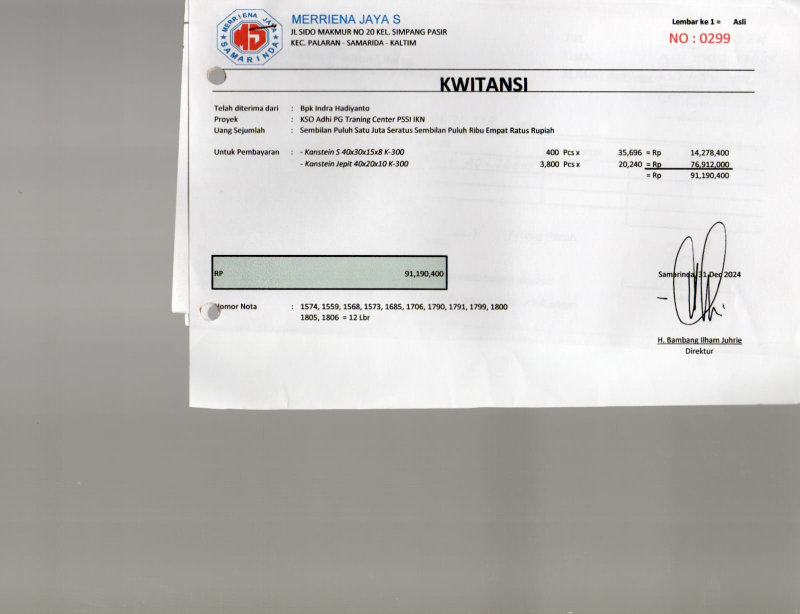
#> input picture data_uji/nota_52.jpeg, 1600 x 1227 px (shown at 1/2 size)
$ python diag_komponen2.py
#> lines starting #> are read from the running program, lines starting #| are printed output that depends on the picture; after the words box and inside, x2 and y2 are one past the last pixel; in counts of white or black regions, pixels touching at a corner belong together
### processing/deteksi_baris.py
from pathlib import Path
import sys
import csv

import cv2
import numpy as np


BASE = Path(__file__).resolve().parent
OUTPUT = BASE / "hasil_deteksi_baris"
OUTPUT.mkdir(exist_ok=True)


def baca_gambar(path):
    data = np.fromfile(str(path), dtype=np.uint8)
    return cv2.imdecode(data, cv2.IMREAD_COLOR)
#> returned value is the input picture: shape (1227, 1600, 3); mean B, G, R 186.9, 189.4, 190.9


def simpan(path, gambar):
    sukses, data = cv2.imencode(".png", gambar)
    if sukses:
        data.tofile(str(path))


# [181 lines left out: functions deteksi_baris, main, not called in this run]


# [2 lines that do not run on import are left out]

### tests/arsip/diag_komponen2.py
"""
Mencari semua komponen di sekitar jumlah 1 nota_52 (tanpa batas x),
untuk mengetahui di mana "3." sebenarnya berada.
"""

import sys
from pathlib import Path

BASE = Path(__file__).resolve().parent.parent
if str(BASE) not in sys.path:
    sys.path.insert(0, str(BASE))

import cv2
import numpy as np

from processing.deteksi_baris import baca_gambar, simpan

LAPORAN = []
def catat(t=""):
    LAPORAN.append(str(t))

gambar = baca_gambar(BASE / "data_uji" / "nota_52.jpeg")
tinggi_asli, lebar_asli = gambar.shape[:2]
#> tinggi_asli = 1227; lebar_asli = 1600
skala = 1400 / lebar_asli
#> skala = 0.875
kecil = cv2.resize(
    gambar, (1400, max(1, round(tinggi_asli * skala))),
    interpolation=cv2.INTER_AREA if skala < 1 else cv2.INTER_CUBIC,
)
abu = cv2.cvtColor(kecil, cv2.COLOR_BGR2GRAY)
abu = cv2.GaussianBlur(abu, (3, 3), 0)
biner = cv2.adaptiveThreshold(
    abu, 255, cv2.ADAPTIVE_THRESH_GAUSSIAN_C,
    cv2.THRESH_BINARY_INV, 31, 13
)
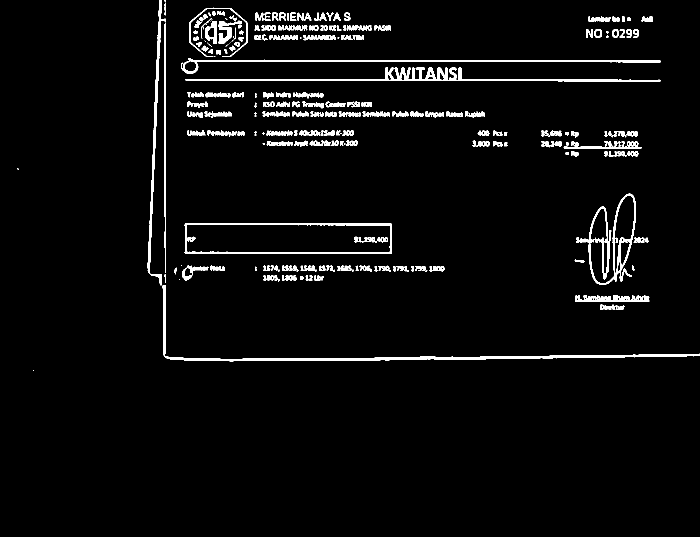
#> biner: shape (1074, 1400) (shown at 1/2 size); 3.7% white; 247 white regions (36 under 20 px), largest, box (x1, y1, x2, y2) and area: (325, 570, 1400, 723) 5889, (371, 135, 1322, 163) 5117, (369, 446, 784, 508) 3896

n, _, stats, _ = cv2.connectedComponentsWithStats(biner, connectivity=8)
#> n = 248; stats = 248 rows, first 6: [0, 0, 1400, 1074, 1448161], [295, 0, 36, 571, 2769], [329, 0, 2, 4, 7], [329, 5, 2, 26, 43], [379, 15, 116, 99, 765], [424, 23, 8, 8, 49]

catat("=== SEMUA KOMPONEN pada y=248..290, x=850..1080 ===")
for i in range(1, n):
    x, y, w, h, luas = stats[i]
    if not (240 <= y <= 300):
        continue
    if not (850 <= x <= 1080):
        continue
    if luas < 20:
        continue
    catat(f"  x={x:4d}-{x+w:4d} y={y:3d}-{y+h:3d} w={w:3d} h={h:2d} luas={luas:4d}")
#> this loop made 247 passes

# Simpan visual area luas untuk melihat tata letak sebenarnya
potong = kecil[240:305, 850:1080]
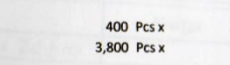
#> potong: shape (65, 230, 3); mean B, G, R 230.7, 230.8, 231
simpan(BASE / "output" / "diagnosis_sisa" / "area_luas_jumlah1.png", potong)
#> in simpan, `sukses, data = cv2.imencode(".png", gambar)`: data = 14954 values, max 255 at index 133, min 0 at index 8, mean 126.8
catat("\nvisual: area_luas_jumlah1.png (x=850..1080, y=240..305)")

Path("hasil_komponen2.txt").write_text("\n".join(LAPORAN), encoding="utf-8")
print("selesai")

$ run again, with data_uji/nota_26.jpeg copied over data_uji/nota_52.jpeg
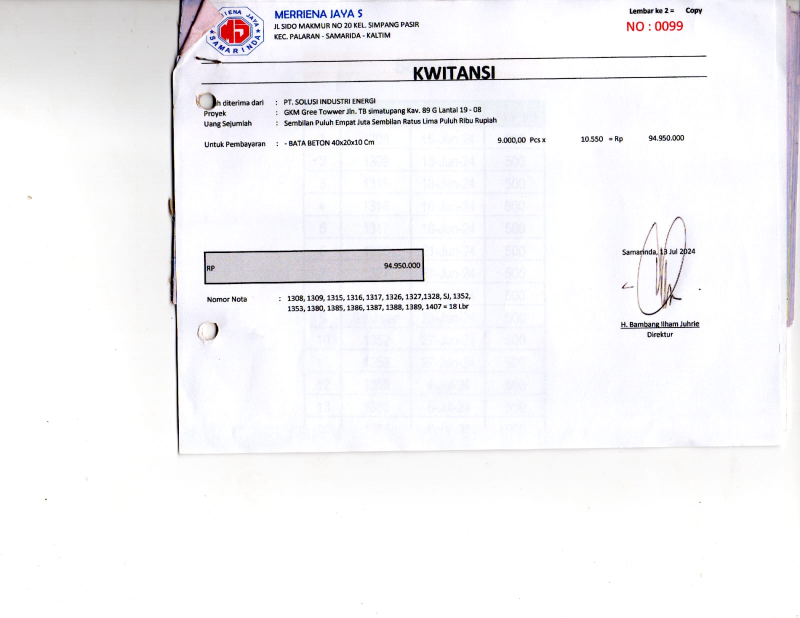
#> input picture data_uji/nota_26.jpeg, 1600 x 1236 px (shown at 1/2 size)
#> in baca_gambar, returned value is the input picture: shape (1236, 1600, 3); mean B, G, R 246.2, 243.9, 244.6
#> `biner = cv2.adaptiveThreshold( abu, 255, cv2.ADAPTIVE_THRESH_GAUSSIAN_..`:
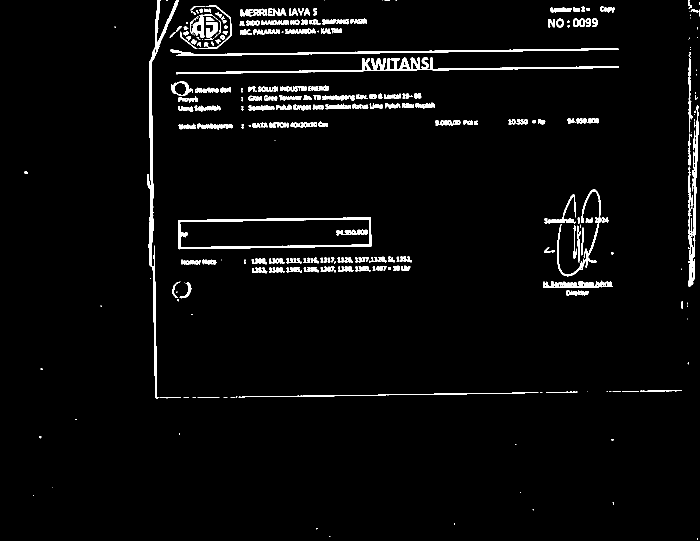
#> biner: shape (1082, 1400) (shown at 1/2 size); 3.3% white; 306 white regions (102 under 20 px), largest, box (x1, y1, x2, y2) and area: (294, 0, 358, 798) 4842, (352, 115, 1238, 149) 4665, (356, 435, 743, 499) 3476
#> n = 307; stats = 307 rows, first 6: [0, 0, 1400, 1082, 1464453], [294, 0, 64, 798, 4842], [332, 0, 4, 2, 7], [648, 1, 1, 1, 1], [764, 0, 1, 1, 1], [769, 0, 11, 1, 11]
#> the loop `for i in range(1, n):` made 306 passes
#> `potong = kecil[240:305, 850:1080]`:
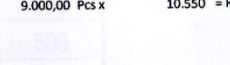
#> potong: shape (65, 230, 3); mean B, G, R 246.1, 242.8, 242.7
#> data = 14414 values, max 255 at index 265, min 0 at index 8, mean 131.3

$ run again, with data_uji/nota_55.jpeg copied over data_uji/nota_52.jpeg
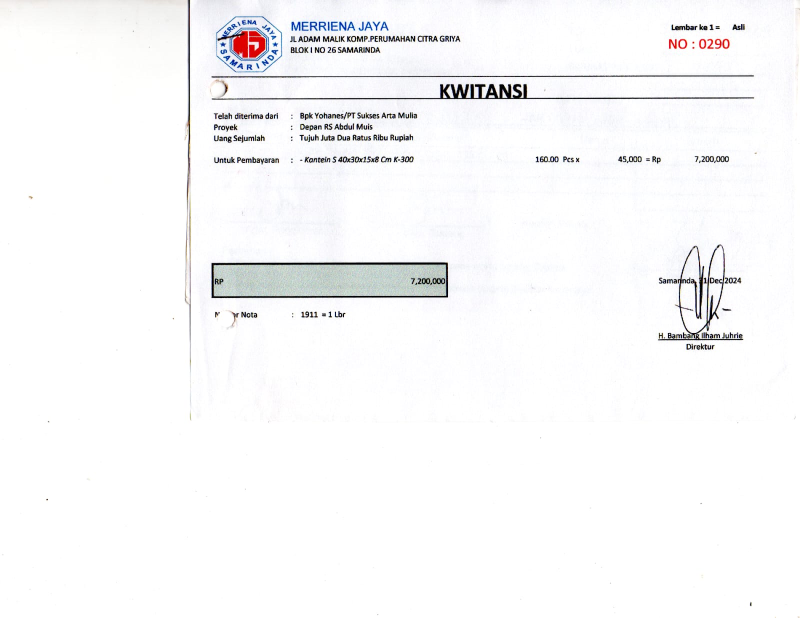
#> input picture data_uji/nota_55.jpeg, 1600 x 1236 px (shown at 1/2 size)
#> in baca_gambar, returned value is the input picture: shape (1236, 1600, 3); mean B, G, R 249, 248.2, 248.2
#> `biner = cv2.adaptiveThreshold( abu, 255, cv2.ADAPTIVE_THRESH_GAUSSIAN_..`:
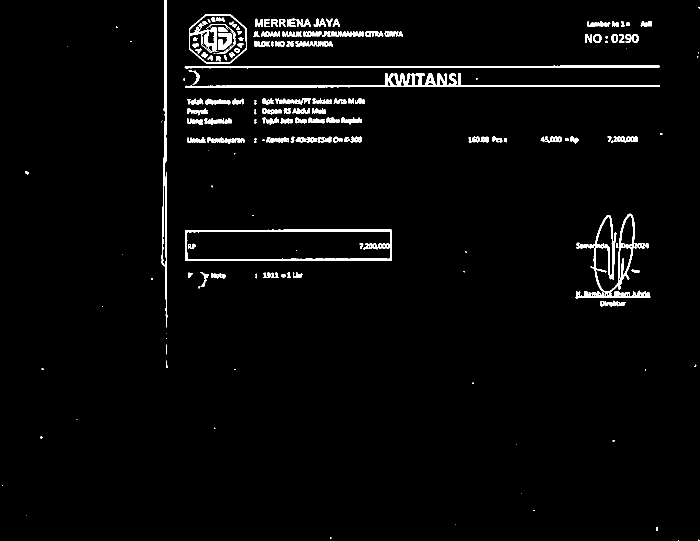
#> biner: shape (1082, 1400) (shown at 1/2 size); 2.7% white; 206 white regions (63 under 20 px), largest, box (x1, y1, x2, y2) and area: (370, 147, 1320, 175) 5240, (1151, 427, 1301, 597) 4563, (370, 459, 784, 522) 4011
#> n = 207; stats = 207 rows, first 6: [0, 0, 1400, 1082, 1473626], [323, 0, 12, 655, 2724], [1396, 14, 4, 3, 9], [378, 28, 116, 99, 1721], [423, 35, 8, 9, 56], [433, 35, 16, 9, 97]
#> the loop `for i in range(1, n):` made 206 passes
#> `potong = kecil[240:305, 850:1080]`:
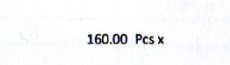
#> potong: shape (65, 230, 3); mean B, G, R 249.1, 247.6, 247.3
#> data = 15413 values, max 255 at index 132, min 0 at index 8, mean 125.2
